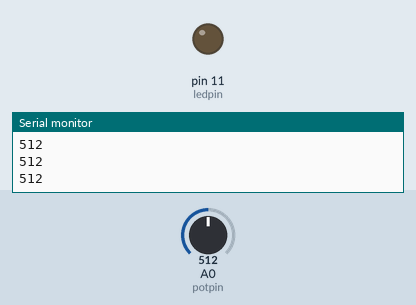
This sketch was run on a simulated Arduino Uno, built with avr-gcc and run on an emulated ATmega328P. Shown: output pins drawn as LEDs (lit = HIGH), the last lines printed to the serial monitor. The inputs (shaded band) are chosen by the test bench; at power-on: A0 (potpin) = 512.

Above: at 1.2 s.
1.3 s: A0 (potpin) set to 716
At 2.5 s:
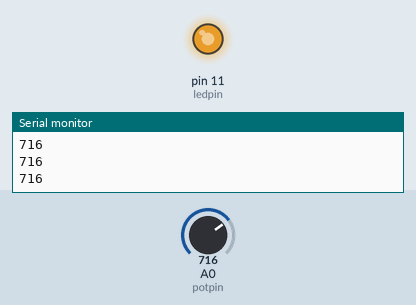
2.8 s: A0 (potpin) set to 759
At 4.0 s:
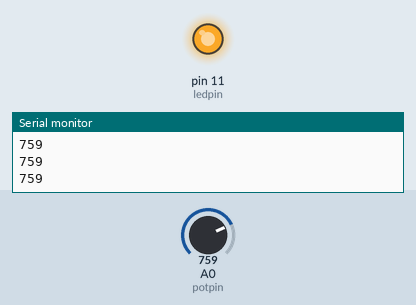
4.3 s: A0 (potpin) set to 768
At 5.3 s:
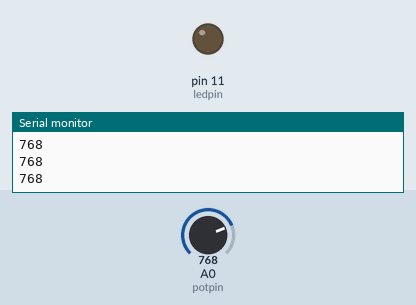
5.8 s: A0 (potpin) set to 900
At 6.6 s:
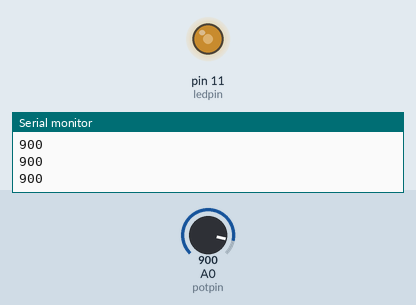
7.3 s: A0 (potpin) set to 306
At 7.9 s:
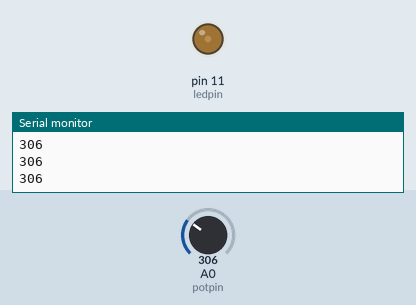
8.8 s: A0 (potpin) set to 0
At 9.2 s:
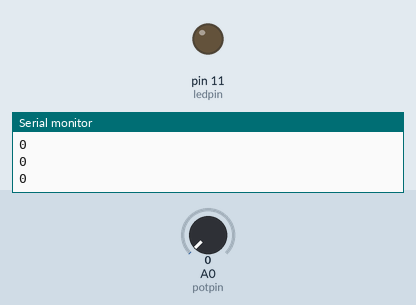
Timing chart, 0 to 11.3 s (numbered marks = the images above; inputs shaded):
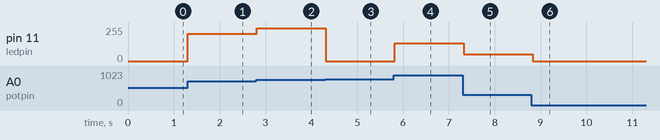

Measured:
- the behaviour switches between 767 and 768 on A0 (potpin) (found by bisection; images 2 and 3)
- after the input at 1.3 s, pin 11 (ledpin): 0/255 → 204/255 at once
- after the input at 2.8 s, pin 11 (ledpin): 204/255 → 247/255 at once
- after the input at 4.3 s, pin 11 (ledpin): 247/255 → 0/255 at once
- after the input at 5.8 s, pin 11 (ledpin): 0/255 → 132/255 at once
- after the input at 7.3 s, pin 11 (ledpin): 132/255 → 50/255 at once
- after the input at 8.8 s, pin 11 (ledpin): 50/255 → 0/255 at once

The sketch:

Photo_Resistor.ino
```cpp
const int potpin=0;
const int ledpin=11;

int val=0;

void setup(){

  pinMode(ledpin,OUTPUT);
  Serial.begin(9600);

}

void loop(){

  val=analogRead(potpin);
  Serial.println(val);
  analogWrite(ledpin,val);
  delay(100);

}
```
